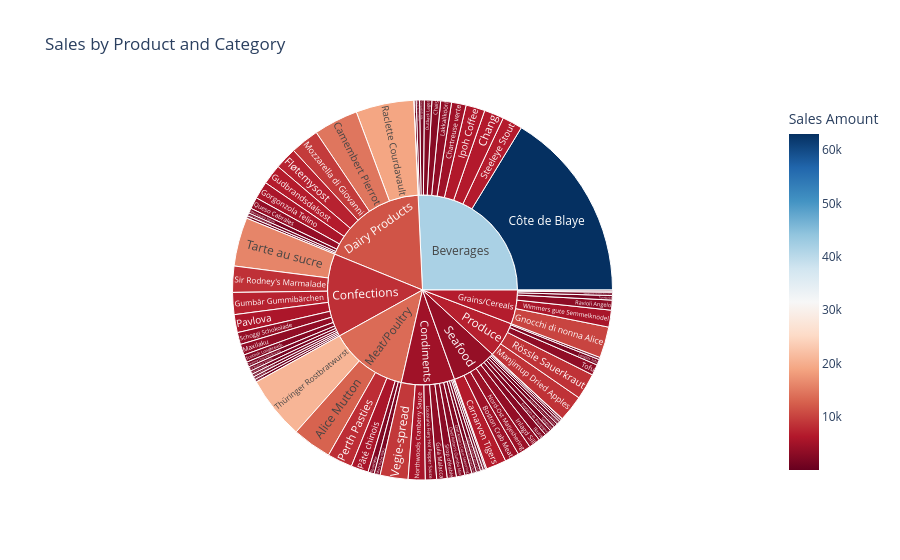

Write notebook code for a chart like this one.
### Code cell
import plotly.express as px

# عرض البيانات اللازمة للمخطط الشجري
tree_data = product_sales[['CategoryName', 'ProductName', 'Total Sales']]

# استخدام Plotly لإنشاء المخطط الشجري
fig = px.sunburst(tree_data, path=['CategoryName', 'ProductName'], values='Total Sales', 
                  title="Sales by Product and Category",
                  color='Total Sales', 
                  color_continuous_scale="RdBu", 
                  labels={'Total Sales': 'Sales Amount'})

# عرض المخطط
fig.show()

### Figure 1 — Plotly figure (JSON) as saved in the notebook; plotly's stock layout.template omitted (floating-point values rounded to 4 significant figures)
{"data": [{"branchvalues": "total", "customdata": [[12909], [800], [4710.0], [14620], [6625], [2862], [6479], [4788], [2354], [2754.0], [892.5], [62980.0], [2054.0], [336], [7224], [790], [387.5], [10222], [5725], [900], [1014], [711], [6624], [3462.0], [7245.0], [378], [2635], [3762], [6256], [1341.0], [552], [3564], [70], [1860], [3684.0], [1530], [8639], [1664], [3600], [1940], [9396], [4401.0], [5600], [994], [1404], [2460], [5898.0], [8233.0], [5712], [3822], [1026], [19030], [3276], [1116], [675], [8618.0], [142.5], [1540], [3951], [2488.0], [1078], [8586], [1470], [3021], [1740], [6642], [16020.0], [1665.0], [20800.0], [3534], [2086], [1485], [750], [1138.0], [9175.0], [5553.0], [959.5], [41680.0], [4826.0], [8403.0], [11610.0], [6704.0], [13690.0], [7069.0], [3959.0]], "domain": {"x": [0, 1], "y": [0, 1]}, "hovertemplate": "labels=%{label}<br>Total Sales_sum=%{value}<br>parent=%{parent}<br>id=%{id}<br>Sales Amount=%{color}<extra></extra>", "ids": ["Meat/Poultry/Alice Mutton", "Condiments/Aniseed Syrup", "Seafood/Boston Crab Meat", "Dairy Products/Camembert Pierrot", "Seafood/Carnarvon Tigers", "Beverages/Chais", "Beverages/Chang", "Beverages/Chartreuse verte", "Condiments/Chef Anton's Cajun Seasoning", "Condiments/Chef Anton's Gumbo Mix", "Confections/Chocolade", "Beverages/Côte de Blaye", "Seafood/Escargots de Bourgogne", "Grains/Cereals/Filo Mix", "Dairy Products/Fløtemysost", "Dairy Products/Geitost", "Condiments/Genen Shouyu", "Grains/Cereals/Gnocchi di nonna Alice", "Dairy Products/Gorgonzola Telino", "Condiments/Grandma's Boysenberry Spread", "Seafood/Gravad lax", "Beverages/Guaraná Fantástica", "Dairy Products/Gudbrandsdalsost", "Condiments/Gula Malacca", "Confections/Gumbär Gummibärchen", "Grains/Cereals/Gustaf's Knäckebröd", "Seafood/Ikura", "Seafood/Inlagd Sill", "Beverages/Ipoh Coffee", "Seafood/Jack's New England Clam Chowder", "Seafood/Konbu", "Beverages/Lakkalikööri", "Beverages/Laughing Lumberjack Lager", "Produce/Longlife Tofu", "Condiments/Louisiana Fiery Hot Pepper Sauce", "Condiments/Louisiana Hot Spiced Okra", "Produce/Manjimup Dried Apples", "Dairy Products/Mascarpone Fabioli", "Confections/Maxilaku", "Meat/Poultry/Mishi Kobe Niku", "Dairy Products/Mozzarella di Giovanni", "Seafood/Nord-Ost Matjeshering", "Condiments/Northwoods Cranberry Sauce", "Confections/NuNuCa Nuß-Nougat-Creme", "Condiments/Original Frankfurter grüne Soße", "Beverages/Outback Lager", "Confections/Pavlova", "Meat/Poultry/Perth Pasties", "Meat/Poultry/Pâté chinois", "Dairy Products/Queso Cabrales", "Dairy Products/Queso Manchego La Pastora", "Dairy Products/Raclette Courdavault", "Grains/Cereals/Ravioli Angelo", "Beverages/Rhönbräu Klosterbier", "Seafood/Röd Kaviar", "Produce/Rössle Sauerkraut", "Seafood/Røgede sild", "Beverages/Sasquatch Ale", "Confections/Schoggi Schokolade", "Confections/Scottish Longbreads", "Grains/Cereals/Singaporean Hokkien Fried Mee", "Confections/Sir Rodney's Marmalade", "Confections/Sir Rodney's Scones", "Condiments/Sirop d'érable", "Seafood/Spegesild", "Beverages/Steeleye Stout", "Confections/Tarte au sucre", "Confections/Teatime Chocolate Biscuits", "Meat/Poultry/Thüringer Rostbratwurst", "Produce/Tofu", "Meat/Poultry/Tourtière", "Grains/Cereals/Tunnbröd", "Produce/Uncle Bob's Organic Dried Pears", "Confections/Valkoinen suklaa", "Condiments/Vegie-spread", "Grains/Cereals/Wimmers gute Semmelknödel", "Confections/Zaanse koeken", "Beverages", "Condiments", "Confections", "Dairy Products", "Grains/Cereals", "Meat/Poultry", "Produce", "Seafood"], "labels": ["Alice Mutton", "Aniseed Syrup", "Boston Crab Meat", "Camembert Pierrot", "Carnarvon Tigers", "Chais", "Chang", "Chartreuse verte", "Chef Anton's Cajun Seasoning", "Chef Anton's Gumbo Mix", "Chocolade", "Côte de Blaye", "Escargots de Bourgogne", "Filo Mix", "Fløtemysost", "Geitost", "Genen Shouyu", "Gnocchi di nonna Alice", "Gorgonzola Telino", "Grandma's Boysenberry Spread", "Gravad lax", "Guaraná Fantástica", "Gudbrandsdalsost", "Gula Malacca", "Gumbär Gummibärchen", "Gustaf's Knäckebröd", "Ikura", "Inlagd Sill", "Ipoh Coffee", "Jack's New England Clam Chowder", "Konbu", "Lakkalikööri", "Laughing Lumberjack Lager", "Longlife Tofu", "Louisiana Fiery Hot Pepper Sauce", "Louisiana Hot Spiced Okra", "Manjimup Dried Apples", "Mascarpone Fabioli", "Maxilaku", "Mishi Kobe Niku", "Mozzarella di Giovanni", "Nord-Ost Matjeshering", "Northwoods Cranberry Sauce", "NuNuCa Nuß-Nougat-Creme", "Original Frankfurter grüne Soße", "Outback Lager", "Pavlova", "Perth Pasties", "Pâté chinois", "Queso Cabrales", "Queso Manchego La Pastora", "Raclette Courdavault", "Ravioli Angelo", "Rhönbräu Klosterbier", "Röd Kaviar", "Rössle Sauerkraut", "Røgede sild", "Sasquatch Ale", "Schoggi Schokolade", "Scottish Longbreads", "Singaporean Hokkien Fried Mee", "Sir Rodney's Marmalade", "Sir Rodney's Scones", "Sirop d'érable", "Spegesild", "Steeleye Stout", "Tarte au sucre", "Teatime Chocolate Biscuits", "Thüringer Rostbratwurst", "Tofu", "Tourtière", "Tunnbröd", "Uncle Bob's Organic Dried Pears", "Valkoinen suklaa", "Vegie-spread", "Wimmers gute Semmelknödel", "Zaanse koeken", "Beverages", "Condiments", "Confections", "Dairy Products", "Grains/Cereals", "Meat/Poultry", "Produce", "Seafood"], "marker": {"coloraxis": "coloraxis", "colors": [12909, 800, 4710.0, 14620, 6625, 2862, 6479, 4788, 2354, 2754.0, 892.5, 62980.0, 2054.0, 336, 7224, 790, 387.5, 10222, 5725, 900, 1014, 711, 6624, 3462.0, 7245.0, 378, 2635, 3762, 6256, 1341.0, 552, 3564, 70, 1860, 3684.0, 1530, 8639, 1664, 3600, 1940, 9396, 4401.0, 5600, 994, 1404, 2460, 5898.0, 8233.0, 5712, 3822, 1026, 19030, 3276, 1116, 675, 8618.0, 142.5, 1540, 3951, 2488.0, 1078, 8586, 1470, 3021, 1740, 6642, 16020.0, 1665.0, 20800.0, 3534, 2086, 1485, 750, 1138.0, 9175.0, 5553.0, 959.5, 41680.0, 4826.0, 8403.0, 11610.0, 6704.0, 13690.0, 7069.0, 3959.0]}, "name": "", "parents": ["Meat/Poultry", "Condiments", "Seafood", "Dairy Products", "Seafood", "Beverages", "Beverages", "Beverages", "Condiments", "Condiments", "Confections", "Beverages", "Seafood", "Grains/Cereals", "Dairy Products", "Dairy Products", "Condiments", "Grains/Cereals", "Dairy Products", "Condiments", "Seafood", "Beverages", "Dairy Products", "Condiments", "Confections", "Grains/Cereals", "Seafood", "Seafood", "Beverages", "Seafood", "Seafood", "Beverages", "Beverages", "Produce", "Condiments", "Condiments", "Produce", "Dairy Products", "Confections", "Meat/Poultry", "Dairy Products", "Seafood", "Condiments", "Confections", "Condiments", "Beverages", "Confections", "Meat/Poultry", "Meat/Poultry", "Dairy Products", "Dairy Products", "Dairy Products", "Grains/Cereals", "Beverages", "Seafood", "Produce", "Seafood", "Beverages", "Confections", "Confections", "Grains/Cereals", "Confections", "Confections", "Condiments", "Seafood", "Beverages", "Confections", "Confections", "Meat/Poultry", "Produce", "Meat/Poultry", "Grains/Cereals", "Produce", "Confections", "Condiments", "Grains/Cereals", "Confections", "", "", "", "", "", "", "", ""], "type": "sunburst", "values": [12909, 800, 4710.0, 14620, 6625, 2862, 6479, 4788, 2354, 2754.0, 892.5, 62980.0, 2054.0, 336, 7224, 790, 387.5, 10222, 5725, 900, 1014, 711, 6624, 3462.0, 7245.0, 378, 2635, 3762, 6256, 1341.0, 552, 3564, 70, 1860, 3684.0, 1530, 8639, 1664, 3600, 1940, 9396, 4401.0, 5600, 994, 1404, 2460, 5898.0, 8233.0, 5712, 3822, 1026, 19030, 3276, 1116, 675, 8618.0, 142.5, 1540, 3951, 2488.0, 1078, 8586, 1470, 3021, 1740, 6642, 16020.0, 1665.0, 20800.0, 3534, 2086, 1485, 750, 1138.0, 9175.0, 5553.0, 959.5, 99460.0, 35070.0, 54910.0, 69921, 22330.0, 51680.0, 23400.0, 29650.0]}], "layout": {"coloraxis": {"colorbar": {"title": {"text": "Sales Amount"}}, "colorscale": [[0, "rgb(103,0,31)"], [0.1, "rgb(178,24,43)"], [0.2, "rgb(214,96,77)"], [0.3, "rgb(244,165,130)"], [0.4, "rgb(253,219,199)"], [0.5, "rgb(247,247,247)"], [0.6, "rgb(209,229,240)"], [0.7, "rgb(146,197,222)"], [0.8, "rgb(67,147,195)"], [0.9, "rgb(33,102,172)"], [1, "rgb(5,48,97)"]]}, "legend": {"tracegroupgap": 0}, "title": {"text": "Sales by Product and Category"}}}
